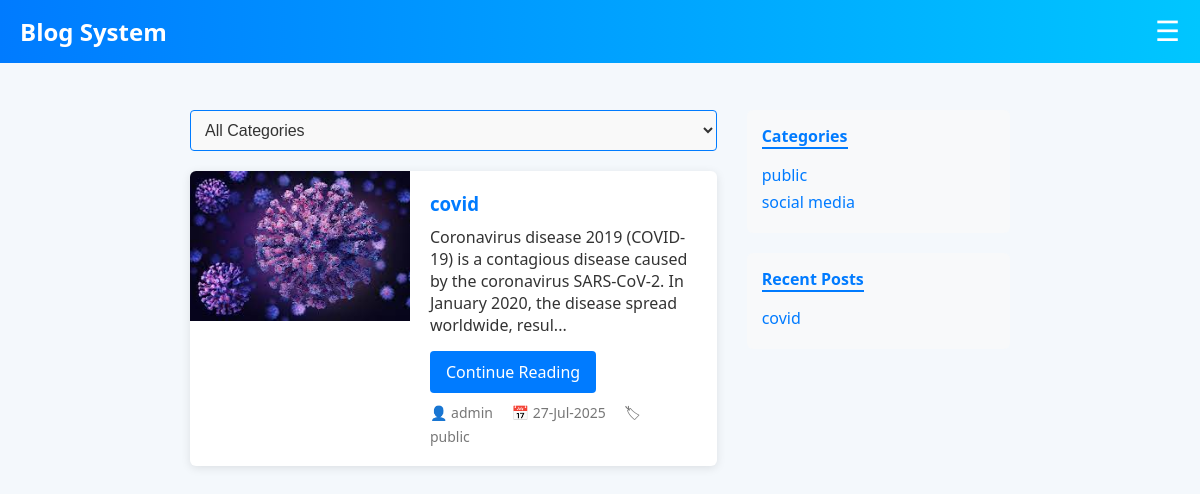
The page /pages/view-post.php on the database its author committed.
### tables this page shows
CREATE TABLE `posts` (
  `post_id` int(11) NOT NULL,
  `title` varchar(255) NOT NULL,
  `description` text NOT NULL,
  `image` varchar(255) DEFAULT NULL,
  `video_url` varchar(255) DEFAULT NULL,
  `category_id` int(11) DEFAULT NULL
);

CREATE TABLE `categories` (
  `category_id` int(11) NOT NULL,
  `name` varchar(100) NOT NULL
);

### pages/view-post.php (the view, shortened to what this page needs)
<?php
require_once 'header.php';
require_once '../db.php';
$categories = $pdo->query("SELECT * FROM categories")->fetchAll();
$sql = "SELECT posts.*, categories.name as category_name
        FROM posts
        LEFT JOIN categories ON posts.category_id = categories.category_id
        ORDER BY post_id DESC";
$posts = $pdo->query($sql)->fetchAll();
?>
<link rel="stylesheet" href="../assets/css/style.css">
<div class="main-content">
  <div class="blog-container">
    <div class="blog-posts">
      <select id="categorySearch" class="search-select">
        <option value="all">All Categories</option>
      </select>
      <?php foreach ($posts as $post): ?>
        <div class="blog-card" data-category="<?= htmlspecialchars($post['category_name']) ?>">
          <?php if ($post['image']): ?>
            <div class="blog-image">
              <img src="../assets/uploads/<?= htmlspecialchars($post['image']) ?>" alt="">
            </div>
          <?php endif; ?>
          <div class="blog-content">
            <h3><?= htmlspecialchars($post['title']) ?></h3>
            <p><?= htmlspecialchars(substr($post['description'], 0, 150)) ?>...</p>
            <a href="post-detail.php?id=<?= $post['post_id'] ?>" class="btn">
              Continue Reading
            </a>
            <div class="meta">
              <span>👤 admin</span>
              <span>📅 <?= date("d-M-Y", strtotime($post['created_at'] ?? 'now')) ?></span>
              <span>🏷 <?= htmlspecialchars($post['category_name'] ?? 'Uncategorized') ?></span>
            </div>
          </div>
        </div>
      <?php endforeach; ?>
    </div>
    <div class="sidebar-right">
      <div class="widget">
        <h4>Categories</h4>
        <ul>
          <?php foreach ($categories as $cat): ?>
            <li><?= htmlspecialchars($cat['name']) ?></li>
          <?php endforeach; ?>
        </ul>
      </div>
      <div class="widget">
        <h4>Recent Posts</h4>
        <ul>
          <?php foreach (array_slice($posts, 0, 5) as $post): ?>
            <li><?= htmlspecialchars($post['title']) ?></li>
          <?php endforeach; ?>
        </ul>
      </div>
    </div>
  </div>
</div>

### pages/header.php (shortened to what this page needs)
<!DOCTYPE html>
<html lang="en">
<head>
  <link rel="stylesheet" href="../assets/css/style.css" />
</head>
<body>
  <header>
    <h1>Blog System</h1>
    <button class="menu-toggle">&#9776;</button>
  </header>

### assets/css/style.css (style rules this page uses)
* { margin: 0; padding: 0; box-sizing: border-box; }
body { font-family: 'Segoe UI', sans-serif; background: #f4f8fc; color: #333; }
header { background: linear-gradient(to right, #007bff, #00c6ff); color: #fff; padding: 15px 20px; position: fixed; width: 100%; top: 0; left: 0; z-index: 1000; display: flex; justify-content: space-between; align-items: center; }
header h1 { font-size: 24px; }
.menu-toggle { background: none; border: none; font-size: 28px; color: #fff; cursor: pointer; }
.main-content { margin-top: 80px; transition: margin-left 0.3s ease; padding: 20px; max-width: 900px; margin-left: auto; margin-right: auto; }
.main-content { margin-top: 70px; padding: 20px; transition: margin-left 0.3s ease; }
.blog-container { display: flex; justify-content: center; gap: 30px; padding: 20px; }
.blog-posts { flex: 2; }
.blog-card { display: flex; background: #ffffff; border-radius: 6px; overflow: hidden; margin-bottom: 30px; box-shadow: 0 2px 10px rgba(0,0,0,0.1); animation: fadeInUp 0.5s ease; }
.blog-image img { width: 220px; height: 150px; object-fit: cover; }
.blog-content { padding: 20px; flex: 1; }
.blog-content h3 { color: #007bff; margin-bottom: 10px; }
.blog-content p { color: #333; }
.meta { font-size: 14px; color: #777; margin-top: 10px; }
.meta span { margin-right: 15px; }
.sidebar-right { flex: 1; }
.widget { background: #f8f9fa; padding: 15px; margin-bottom: 20px; border-radius: 6px; }
.widget h4 { margin-bottom: 10px; border-bottom: 2px solid #007bff; display: inline-block; color: #007bff; }
.widget ul { list-style: none; padding-left: 0; }
.widget ul li { margin: 5px 0; color: #007bff; cursor: pointer; }
.btn { display: inline-block; background: #007bff; color: #fff; padding: 8px 12px; border-radius: 4px; text-decoration: none; transition: 0.3s; }
.search-select { width: 100%; padding: 10px; margin-bottom: 20px; border-radius: 4px; border: 1px solid #007bff; background: #f9f9f9; color: #333; font-size: 16px; }
.btn { display: inline-block; background: #007bff; color: #fff; padding: 10px 16px; border-radius: 4px; text-decoration: none; margin-top: 15px; transition: background 0.3s ease; }

### rows shown on the page
posts: image (picture), title "covid", description "Coronavirus disease 2019 (COVID-19) is a contagious disease caused by the coronavirus SARS-CoV-2. In January 2020, the disease spread worldwide, resul", created_at "27-Jul-2025", category.name "public"
categories: name "public"
categories: name "social media"
